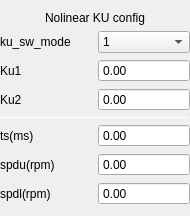
<?xml version="1.0" encoding="UTF-8"?>
<ui version="4.0">
 <class>KuSelectWidget133</class>
 <widget class="QWidget" name="KuSelectWidget133">
  <property name="geometry">
   <rect>
    <x>0</x>
    <y>0</y>
    <width>190</width>
    <height>194</height>
   </rect>
  </property>
  <property name="windowTitle">
   <string>Form</string>
  </property>
  <layout class="QGridLayout" name="gridLayout">
   <property name="leftMargin">
    <number>0</number>
   </property>
   <property name="rightMargin">
    <number>0</number>
   </property>
   <item row="0" column="0" colspan="2">
    <widget class="QLabel" name="label_kuTitle">
     <property name="text">
      <string>Nolinear KU config</string>
     </property>
     <property name="alignment">
      <set>Qt::AlignCenter</set>
     </property>
    </widget>
   </item>
   <item row="5" column="1">
    <widget class="QDoubleSpinBox" name="doubleSpinBox_ts">
     <property name="buttonSymbols">
      <enum>QAbstractSpinBox::NoButtons</enum>
     </property>
     <property name="maximum">
      <double>32767.000000000000000</double>
     </property>
    </widget>
   </item>
   <item row="4" column="0" colspan="2">
    <widget class="Line" name="line">
     <property name="minimumSize">
      <size>
       <width>0</width>
       <height>0</height>
      </size>
     </property>
     <property name="maximumSize">
      <size>
       <width>16777215</width>
       <height>1</height>
      </size>
     </property>
     <property name="orientation">
      <enum>Qt::Horizontal</enum>
     </property>
    </widget>
   </item>
   <item row="6" column="1">
    <widget class="QDoubleSpinBox" name="doubleSpinBox_spdu">
     <property name="buttonSymbols">
      <enum>QAbstractSpinBox::NoButtons</enum>
     </property>
     <property name="maximum">
      <double>2147483647.000000000000000</double>
     </property>
    </widget>
   </item>
   <item row="1" column="1">
    <widget class="QComboBox" name="comboBox">
     <item>
      <property name="text">
       <string>1</string>
      </property>
     </item>
     <item>
      <property name="text">
       <string>2</string>
      </property>
     </item>
     <item>
      <property name="text">
       <string>3</string>
      </property>
     </item>
    </widget>
   </item>
   <item row="2" column="1">
    <widget class="QDoubleSpinBox" name="doubleSpinBox_ku1">
     <property name="buttonSymbols">
      <enum>QAbstractSpinBox::NoButtons</enum>
     </property>
     <property name="maximum">
      <double>4096.000000000000000</double>
     </property>
    </widget>
   </item>
   <item row="1" column="0">
    <widget class="QLabel" name="label_7">
     <property name="text">
      <string>ku_sw_mode</string>
     </property>
    </widget>
   </item>
   <item row="7" column="0">
    <widget class="QLabel" name="label_spdl">
     <property name="text">
      <string>spdl(rpm)</string>
     </property>
    </widget>
   </item>
   <item row="2" column="0">
    <widget class="QLabel" name="label_2">
     <property name="text">
      <string>Ku1</string>
     </property>
    </widget>
   </item>
   <item row="3" column="1">
    <widget class="QDoubleSpinBox" name="doubleSpinBox_ku2">
     <property name="buttonSymbols">
      <enum>QAbstractSpinBox::NoButtons</enum>
     </property>
     <property name="maximum">
      <double>4096.000000000000000</double>
     </property>
    </widget>
   </item>
   <item row="6" column="0">
    <widget class="QLabel" name="label_spdu">
     <property name="text">
      <string>spdu(rpm)</string>
     </property>
    </widget>
   </item>
   <item row="3" column="0">
    <widget class="QLabel" name="label_ku2">
     <property name="text">
      <string>Ku2</string>
     </property>
    </widget>
   </item>
   <item row="5" column="0">
    <widget class="QLabel" name="label_ts">
     <property name="text">
      <string>ts(ms)</string>
     </property>
    </widget>
   </item>
   <item row="7" column="1">
    <widget class="QDoubleSpinBox" name="doubleSpinBox_spdl">
     <property name="buttonSymbols">
      <enum>QAbstractSpinBox::NoButtons</enum>
     </property>
     <property name="maximum">
      <double>2147483647.000000000000000</double>
     </property>
    </widget>
   </item>
  </layout>
 </widget>
 <resources/>
 <connections/>
</ui>
